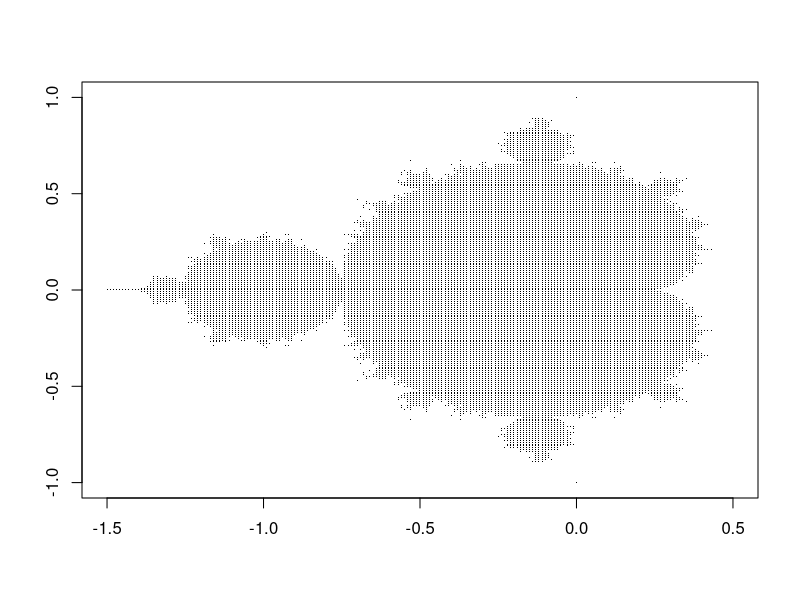

The R script that drew this image:
## ---- chunk 1
    step=seq(-1.0,1.0,by=0.01)
    points=array(0,dim=c(length(step)^2,2))
    modmin = 4
    t=0
    for(a in step) {
      for(b in step) {
        x=0
        y=0
        n=0
        mod=0
        while(n<50 & mod<modmin) {
          n=n+1
          newx=a/1-0.5+x^2-y^2
          newy=b/1+0.0+2*x*y
          mod=newx^2+newy^2
          x=newx
          y=newy

        }
        
        if(mod<modmin) {
          t=t+1
          points[t,]=c(a/1-0.5, b/1+0.0)
        }
      }
    }
    df=as.data.frame(points)
    plot(df$V1,df$V2,type="p", pch=".",col="black",
         xlab="",ylab="",
         xlim=c(-1/1-0.5, 1/1-0.5),
         ylim=c(-1/1+0.0, 1/1+0.0))

